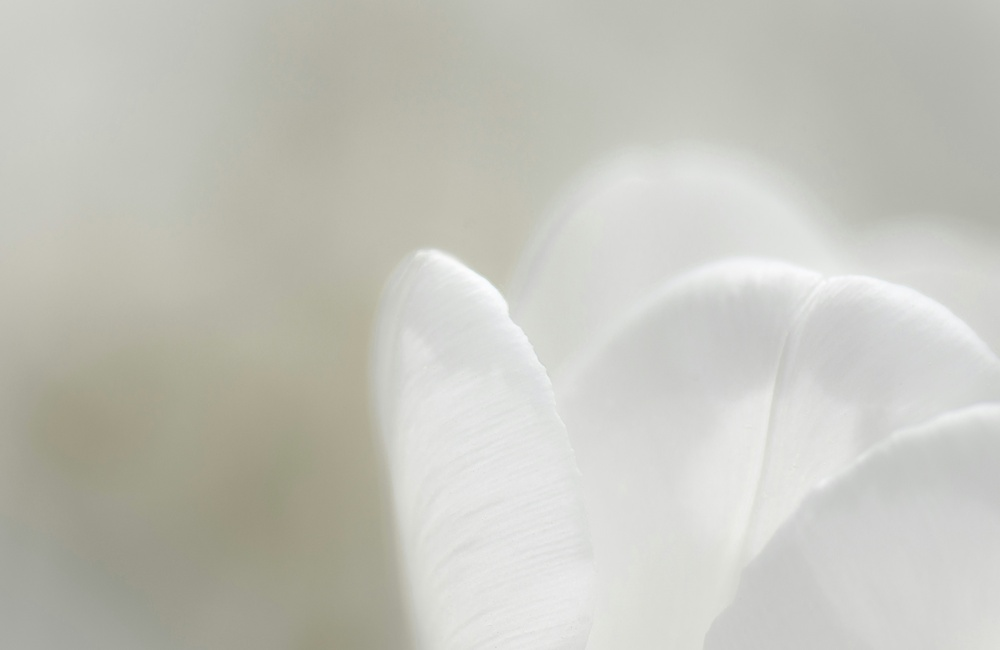
#> input picture images/lowcontrast_test2.jpg, 1000 x 650 px, shrunk from 4356 x 2831 before the run
$ python contrast_strecthing.py
#> lines starting #> are read from the running program, lines starting #| are printed output that depends on the picture
#> in main, original_image is the input picture: shape (650, 1000, 3); mean B, G, R 187.7, 195.8, 195.9
import cv2
import numpy as np
import matplotlib.pyplot as plt

def contrast_stretching(image):
    # Apply contrast stretching
    min_intensity = np.min(image)
#> min_intensity = 127
    max_intensity = np.max(image)
#> max_intensity = 255
    stretched_image = ((image - min_intensity) / (max_intensity - min_intensity)) * 255
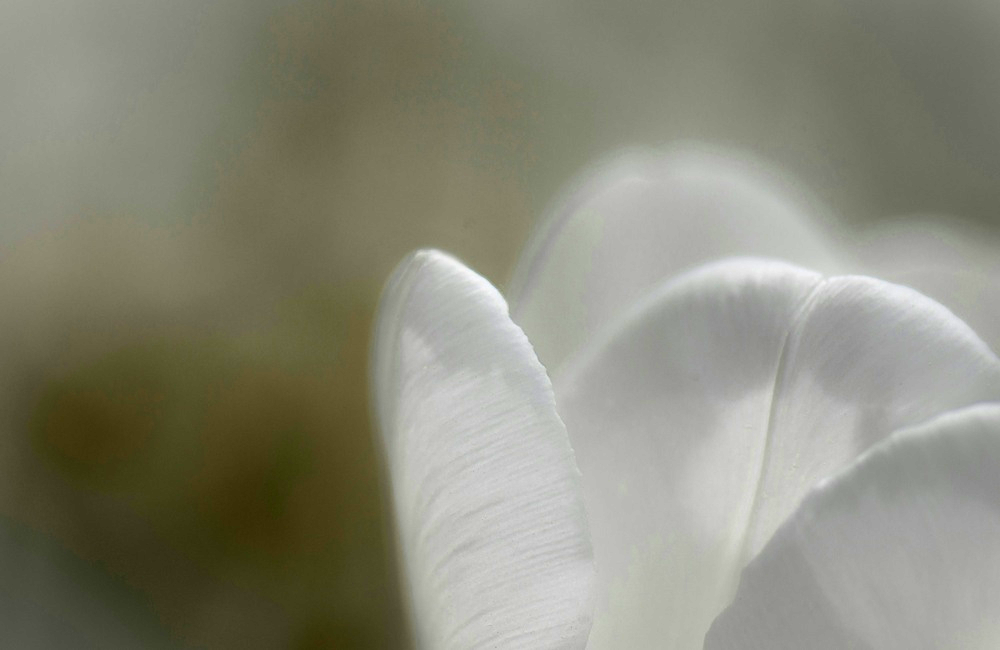
#> stretched_image: shape (650, 1000, 3) float64; mean B, G, R 120.9, 137, 137.2

    return stretched_image.astype(np.uint8)

def display_image_with_histogram(original_image, stretched_image):
    # Plot histograms
    plt.figure(figsize=(12, 6))

    plt.subplot(2, 2, 1)
    plt.title('Original Image')
    plt.imshow(original_image)
    plt.axis('off')

    plt.subplot(2, 2, 2)
    plt.title('Histogram - Original Image')
    plt.hist(original_image.flatten(), 256, [0, 256], color='black')
    plt.xlabel('Intensity')
    plt.ylabel('Frequency')

    plt.subplot(2, 2, 3)
    plt.title('Stretched Image')
    plt.imshow(stretched_image)
    plt.axis('off')

    plt.subplot(2, 2, 4)
    plt.title('Histogram - Stretched Image')
    plt.hist(stretched_image.flatten(), 256, [0, 256], color='black')
    plt.xlabel('Intensity')
    plt.ylabel('Frequency')

    plt.tight_layout()
    plt.show()
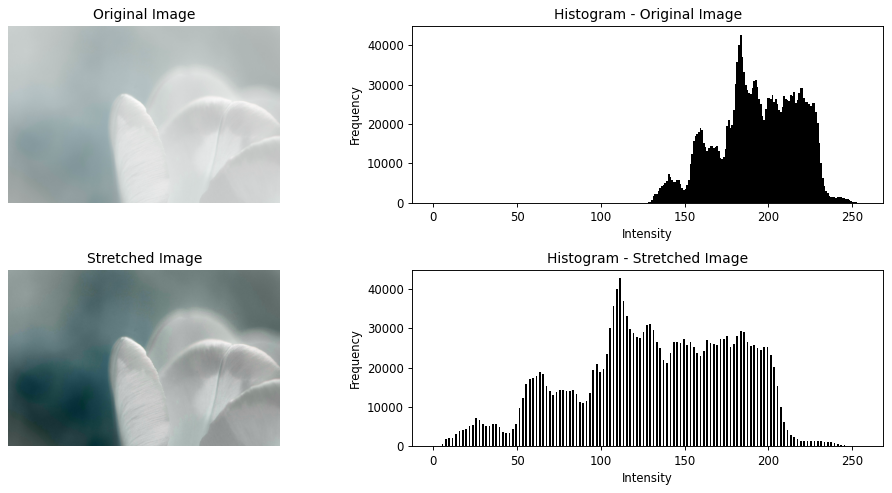
#> figure drawn by matplotlib, 4 panels; B, G, R data is drawn as R, G, B; panel 2: tallest bar 42719 high, from x = 183 to 184; panel 4: tallest bar 42719 high, from x = 111 to 112

def main():

    # Load the image
    original_image = cv2.imread('images/lowcontrast_test2.jpg')

    # Apply contrast stretching
    stretched_image = contrast_stretching(original_image)

    # Display images and histograms using the function
    display_image_with_histogram(original_image, stretched_image)

if __name__ == "__main__":
    main()
